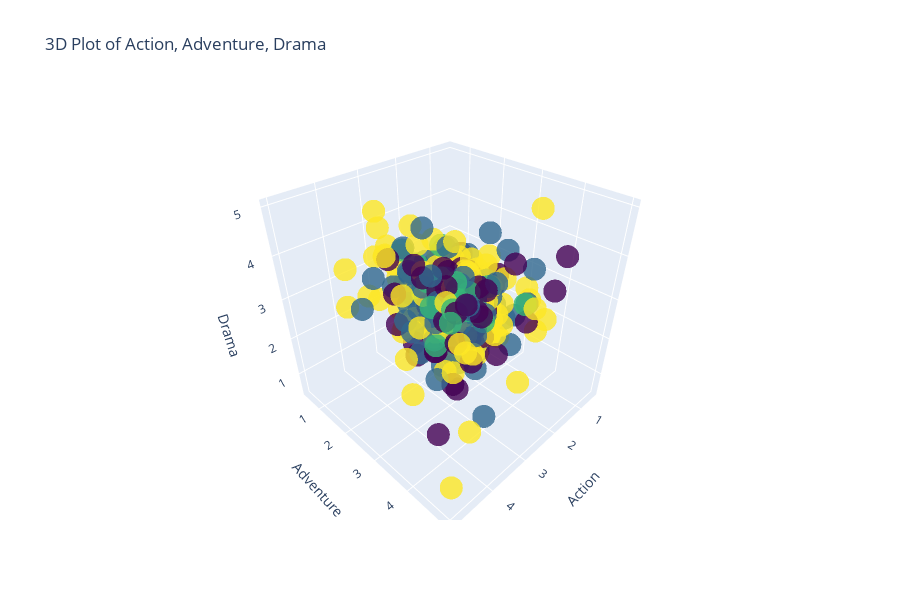

The notebook cell saved with this chart:
### Code cell
# Create the 3D scatter plot
fig = go.Figure(data=[go.Scatter3d(
    x=tabla_model['Action'],
    y=tabla_model['Adventure'],
    z=tabla_model['Drama'],
    mode='markers',
    marker=dict(
        size=8,
        color=predictions,  # Color by the 'Drama' dimension
        colorscale='Viridis',
        opacity=0.8
    )
)])

# Customize the layout
fig.update_layout(
    title='3D Plot of Action, Adventure, Drama',
    scene=dict(
        xaxis_title='Action',
        yaxis_title='Adventure',
        zaxis_title='Drama'
    ),
    width=900,  # Ancho del gráfico
    height=600  # Altura del gráfico
)

fig.show()

### Figure 1 — Plotly figure (JSON) as saved in the notebook; plotly's stock layout.template omitted (floating-point values rounded to 4 significant figures; data arrays with more than 128 entries replaced by an {"elided": "..."} marker saying what was removed)
{"data": [{"marker": {"color": {"elided": "671 int values"}, "colorscale": [[0, "#440154"], [0.1111, "#482878"], [0.2222, "#3e4989"], [0.3333, "#31688e"], [0.4444, "#26828e"], [0.5556, "#1f9e89"], [0.6667, "#35b779"], [0.7778, "#6ece58"], [0.8889, "#b5de2b"], [1, "#fde725"]], "opacity": 0.8, "size": 8}, "mode": "markers", "type": "scatter3d", "x": {"elided": "671 float values"}, "y": {"elided": "671 float values"}, "z": {"elided": "671 float values"}}], "layout": {"height": 600, "scene": {"aspectmode": "auto", "aspectratio": {"x": 1.0, "y": 1.0, "z": 1.0}, "xaxis": {"title": {"text": "Action"}, "type": "linear"}, "yaxis": {"title": {"text": "Adventure"}, "type": "linear"}, "zaxis": {"title": {"text": "Drama"}, "type": "linear"}}, "title": {"text": "3D Plot of Action, Adventure, Drama"}, "width": 900}}
